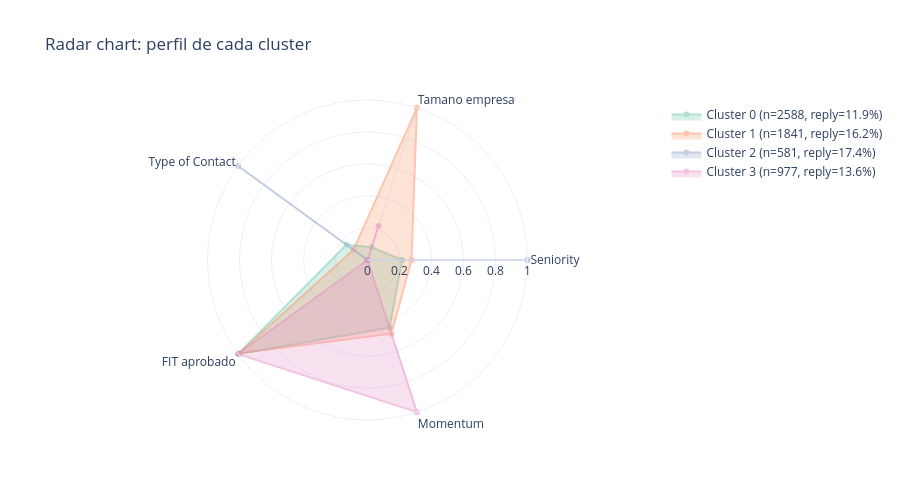

This figure's notebook cell:
### Code cell
# Radar chart por cluster
radar_cols = ['fe_seniority_ord', 'fe_log_employees', 'fe_type_of_contact_ord',
               'fe_fit_approved', 'fe_headcount_momentum']
radar_labels = ['Seniority', 'Tamano empresa', 'Type of Contact', 
                'FIT aprobado', 'Momentum']

# Normalizar al rango 0-1 para radar
cluster_means = df.groupby('cluster')[radar_cols].mean()
for col in radar_cols:
    col_min = cluster_means[col].min()
    col_max = cluster_means[col].max()
    if col_max > col_min:
        cluster_means[col] = (cluster_means[col] - col_min) / (col_max - col_min)

fig = go.Figure()
colors = px.colors.qualitative.Set2
for c in range(best_k):
    vals = cluster_means.loc[c].tolist()
    vals.append(vals[0])  # cerrar el radar
    labels_closed = radar_labels + [radar_labels[0]]
    
    n_contacts = len(df[df['cluster'] == c])
    reply_rate = df[df['cluster'] == c]['target_replied'].mean() * 100
    
    fig.add_trace(go.Scatterpolar(
        r=vals, theta=labels_closed,
        name=f'Cluster {c} (n={n_contacts}, reply={reply_rate:.1f}%)',
        fill='toself', opacity=0.5,
        line_color=colors[c % len(colors)]
    ))

fig.update_layout(title='Radar chart: perfil de cada cluster', height=500,
                  polar=dict(radialaxis=dict(visible=True, range=[0, 1])))
fig.show()

### Figure 1 — Plotly figure (JSON) as saved in the notebook; plotly's stock layout.template omitted (floating-point values rounded to 4 significant figures)
{"data": [{"fill": "toself", "line": {"color": "rgb(102,194,165)"}, "name": "Cluster 0 (n=2588, reply=11.9%)", "opacity": 0.5, "r": [0.2162, 0.08446, 0.1623, 1.0, 0.4442, 0.2162], "theta": ["Seniority", "Tamano empresa", "Type of Contact", "FIT aprobado", "Momentum", "Seniority"], "type": "scatterpolar"}, {"fill": "toself", "line": {"color": "rgb(252,141,98)"}, "name": "Cluster 1 (n=1841, reply=16.2%)", "opacity": 0.5, "r": [0.2751, 1.0, 0.1079, 0.9924, 0.484, 0.2751], "theta": ["Seniority", "Tamano empresa", "Type of Contact", "FIT aprobado", "Momentum", "Seniority"], "type": "scatterpolar"}, {"fill": "toself", "line": {"color": "rgb(141,160,203)"}, "name": "Cluster 2 (n=581, reply=17.4%)", "opacity": 0.5, "r": [1.0, 0.0, 1.0, 0.0, 0.0, 1.0], "theta": ["Seniority", "Tamano empresa", "Type of Contact", "FIT aprobado", "Momentum", "Seniority"], "type": "scatterpolar"}, {"fill": "toself", "line": {"color": "rgb(231,138,195)"}, "name": "Cluster 3 (n=977, reply=13.6%)", "opacity": 0.5, "r": [0.0, 0.2233, 0.0, 1.0, 1.0, 0.0], "theta": ["Seniority", "Tamano empresa", "Type of Contact", "FIT aprobado", "Momentum", "Seniority"], "type": "scatterpolar"}], "layout": {"height": 500, "polar": {"radialaxis": {"range": [0, 1], "visible": true}}, "title": {"text": "Radar chart: perfil de cada cluster"}}}
